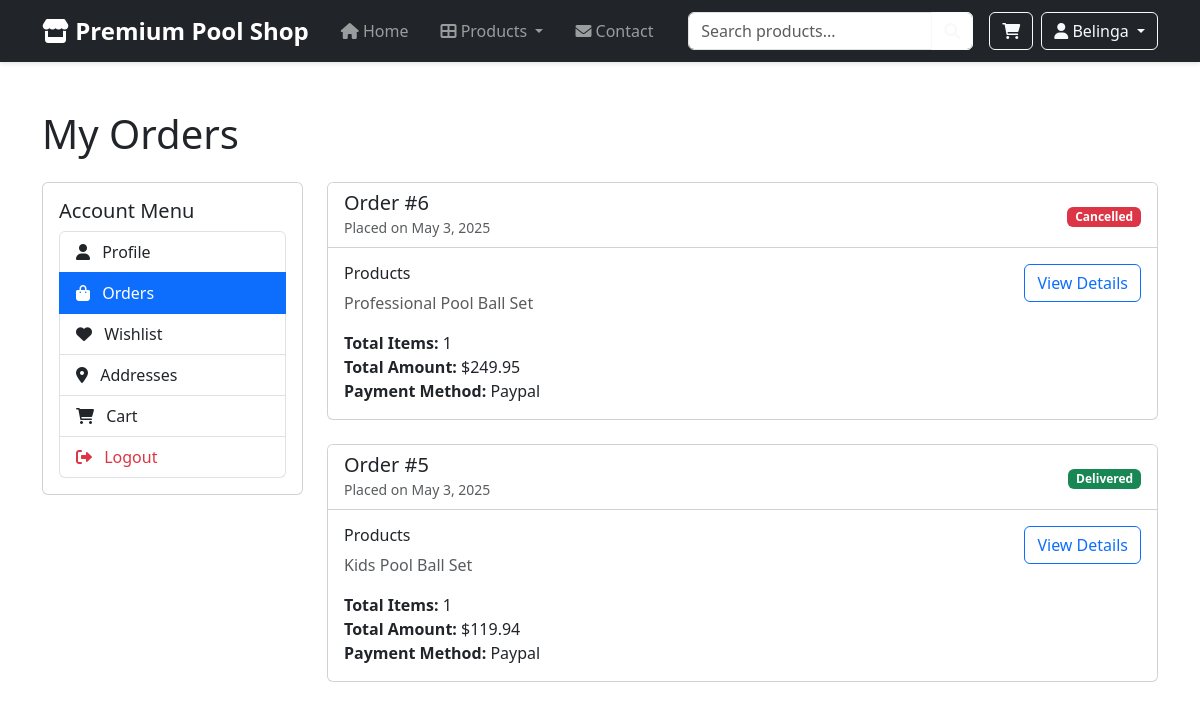
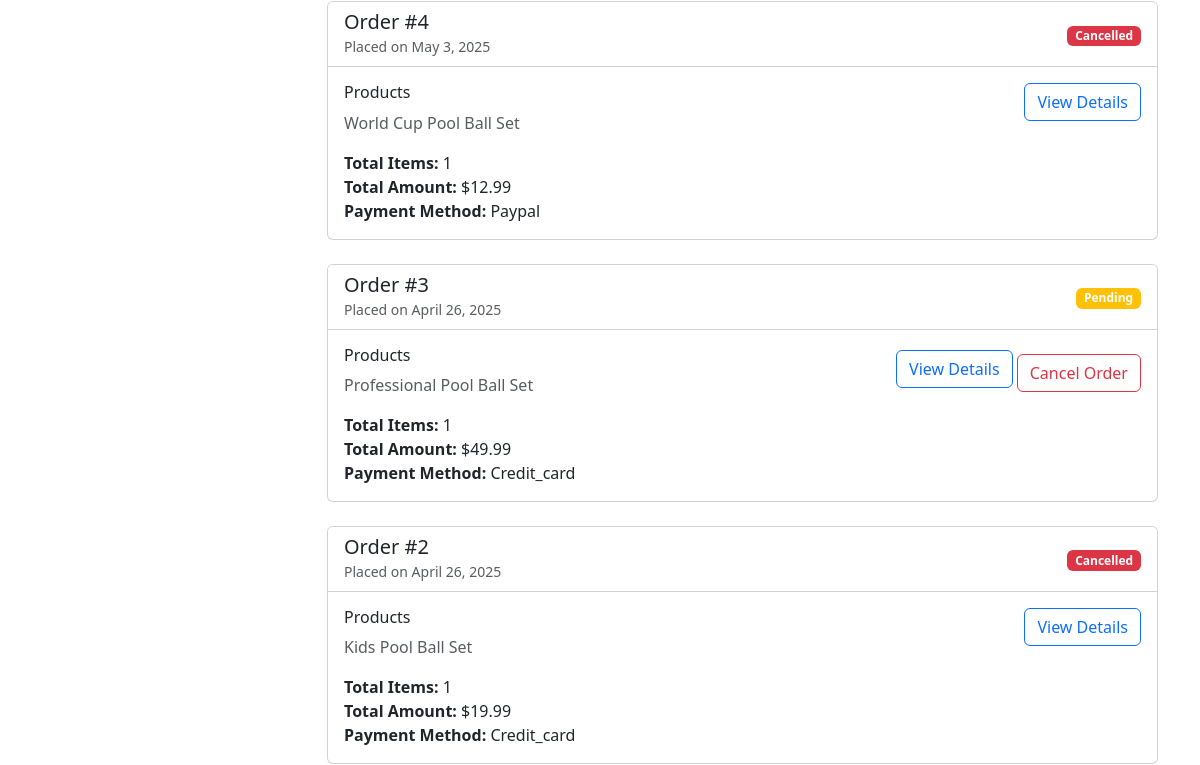
Page /orders/orders.php (signed in, upper part) on the earlier database version (2 pictures, top to bottom).
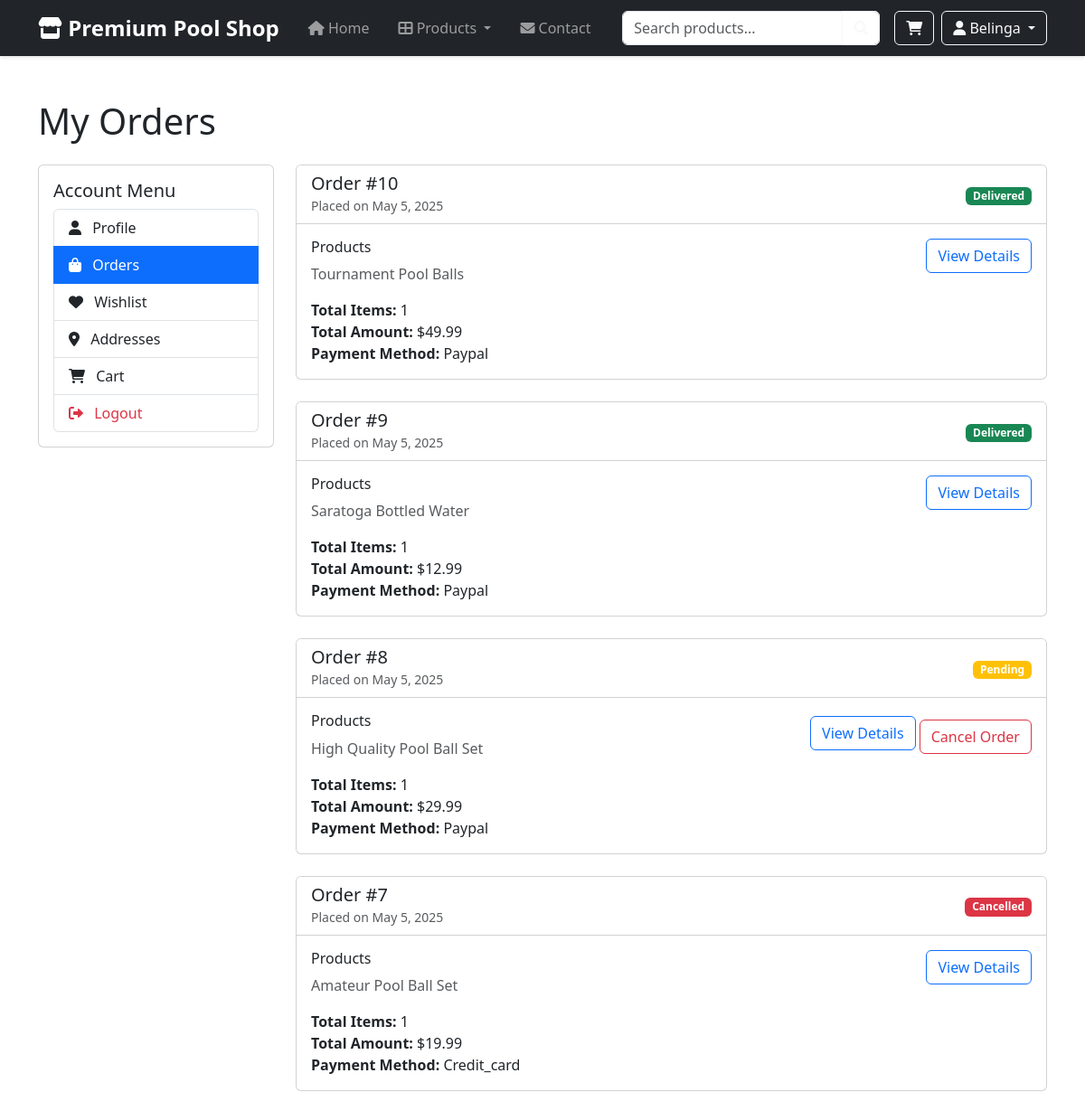
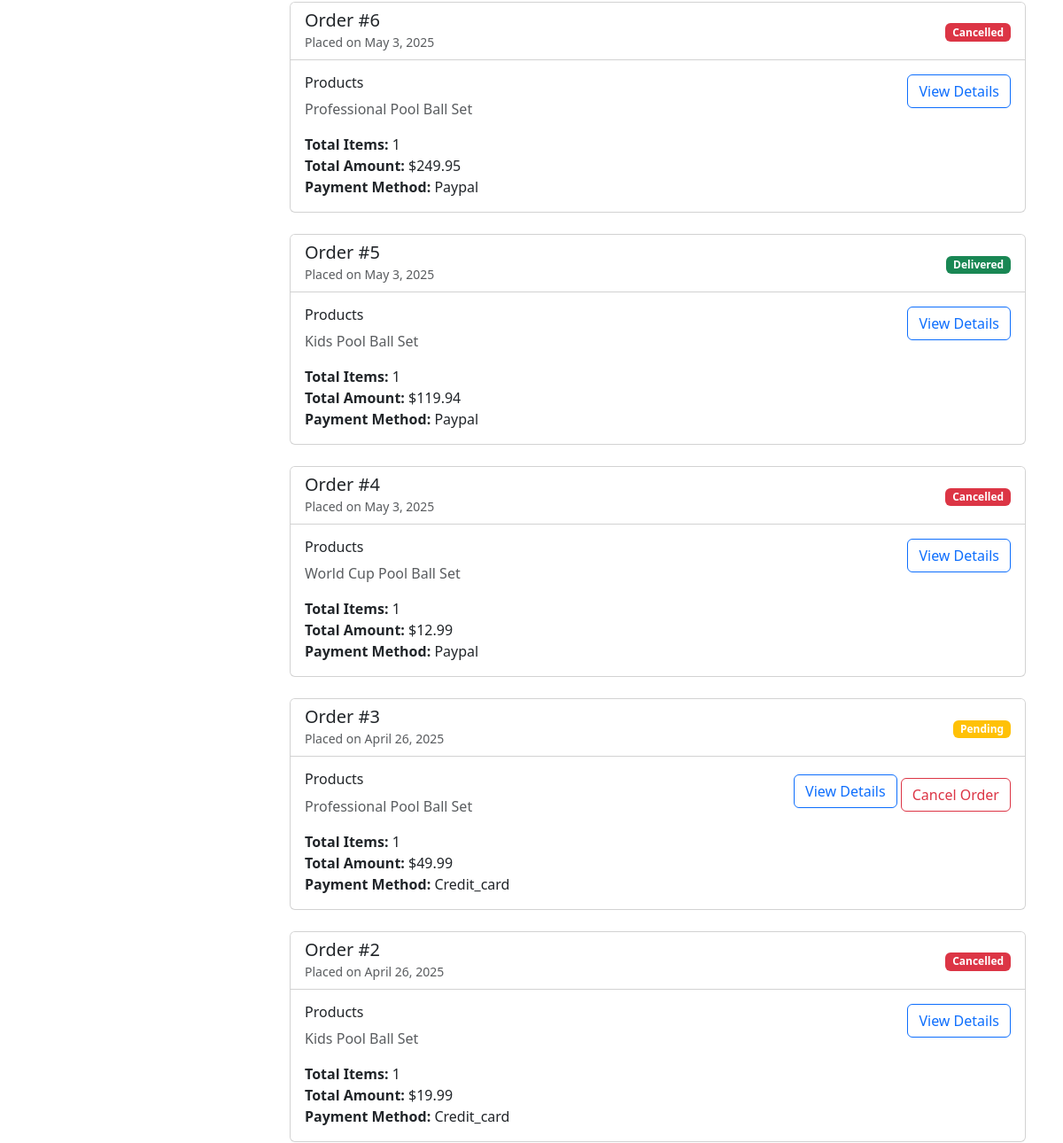
Same page on the later database version (2 pictures, top to bottom).
### tables this page shows
CREATE TABLE `orders` (
  `id` int(11) NOT NULL,
  `user_id` int(11) NOT NULL,
  `total_amount` decimal(10,2) NOT NULL,
  `status` enum('pending','processing','shipped','delivered','cancelled') DEFAULT 'pending',
  `shipping_address` text NOT NULL,
  `billing_address` text NOT NULL,
  `payment_method` varchar(50) NOT NULL,
  `notes` text DEFAULT NULL,
  `created_at` timestamp NOT NULL DEFAULT current_timestamp(),
  `updated_at` timestamp NOT NULL DEFAULT current_timestamp() ON UPDATE current_timestamp()
);

### orders/orders.php (the view, shortened to what this page needs)
<?php
require_once __DIR__ . "/../includes/config/database.php";
$orders_sql = "SELECT o.*,
               COUNT(oi.id) as total_items,
               GROUP_CONCAT(p.name SEPARATOR ', ') as product_names
               FROM orders o
               LEFT JOIN order_items oi ON o.id = oi.order_id
               LEFT JOIN products p ON oi.product_id = p.id
               WHERE o.user_id = ?
               GROUP BY o.id
               ORDER BY o.created_at DESC";
$stmt = mysqli_prepare($conn, $orders_sql);
mysqli_stmt_bind_param($stmt, "i", $_SESSION['user_id']);
mysqli_stmt_execute($stmt);
$orders_result = mysqli_stmt_get_result($stmt);
include __DIR__ . '/../includes/components/header.php';
?>
<div class="container py-5">
    <h1 class="mb-4">My Orders</h1>
    <div class="row">
        <?php include __DIR__ . '/../includes/components/account_menu.php'; ?>
        <div class="col-md-9">
            <?php if (mysqli_num_rows($orders_result) > 0): ?>
                <?php while ($order = mysqli_fetch_assoc($orders_result)): ?>
                    <div class="card mb-4">
                        <div class="card-header bg-white">
                            <div class="row align-items-center">
                                <div class="col-md-6">
                                    <h5 class="mb-0">Order #<?php echo $order['id']; ?></h5>
                                    <small class="text-muted">
                                        Placed on <?php echo date('F j, Y', strtotime($order['created_at'])); ?>
                                    </small>
                                </div>
                                <div class="col-md-6 text-md-end">
                                    <span class="badge bg-<?php
                                        echo match($order['status']) {
                                            'pending' => 'warning',
                                            'processing' => 'info',
                                            'shipped' => 'primary',
                                            'delivered' => 'success',
                                            'cancelled' => 'danger',
                                            default => 'secondary'
                                        };
                                    ?>">
                                        <?php echo ucfirst($order['status']); ?>
                                    </span>
                                </div>
                            </div>
                        </div>
                        <div class="card-body">
                            <div class="row">
                                <div class="col-md-8">
                                    <h6>Products</h6>
                                    <p class="text-muted"><?php echo htmlspecialchars($order['product_names']); ?></p>
                                    <p class="mb-0">
                                        <strong>Total Items:</strong> <?php echo $order['total_items']; ?><br>
                                        <strong>Total Amount:</strong> $<?php echo number_format($order['total_amount'], 2); ?><br>
                                        <strong>Payment Method:</strong> <?php echo ucfirst($order['payment_method']); ?>
                                    </p>
                                </div>
                                <div class="col-md-4 text-md-end">
                                    <a href="order_details.php?id=<?php echo $order['id']; ?>" class="btn btn-outline-primary">
                                        View Details
                                    </a>
                                    <?php if ($order['status'] === 'pending'): ?>
                                        <button class="btn btn-outline-danger mt-2 cancel-order" data-order-id="<?php echo $order['id']; ?>">
                                            Cancel Order
                                        </button>
                                    <?php endif; ?>
                                </div>
                            </div>
                        </div>
                    </div>
                <?php endwhile; ?>
            <?php endif; ?>
        </div>
    </div>
</div>
<?php include __DIR__ . '/../includes/components/footer.php'; ?>

Differences in the rows shown:
added orders: id "10", created_at "May 5, 2025", status "Delivered", product_names "Tournament Pool Balls", total_items "1", total_amount "49.99", payment_method "Paypal"
added orders: id "9", created_at "May 5, 2025", status "Delivered", product_names "Saratoga Bottled Water", total_items "1", total_amount "12.99", payment_method "Paypal"
added orders: id "8", created_at "May 5, 2025", status "Pending", product_names "High Quality Pool Ball Set", total_items "1", total_amount "29.99", payment_method "Paypal"
added orders: id "7", created_at "May 5, 2025", status "Cancelled", product_names "Amateur Pool Ball Set", total_items "1", total_amount "19.99", payment_method "Credit_card"
